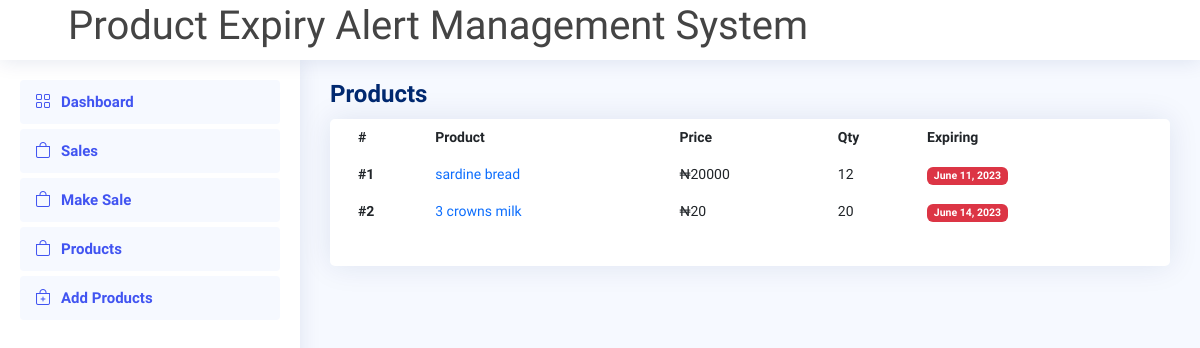
The app's page /inventory/, older data.
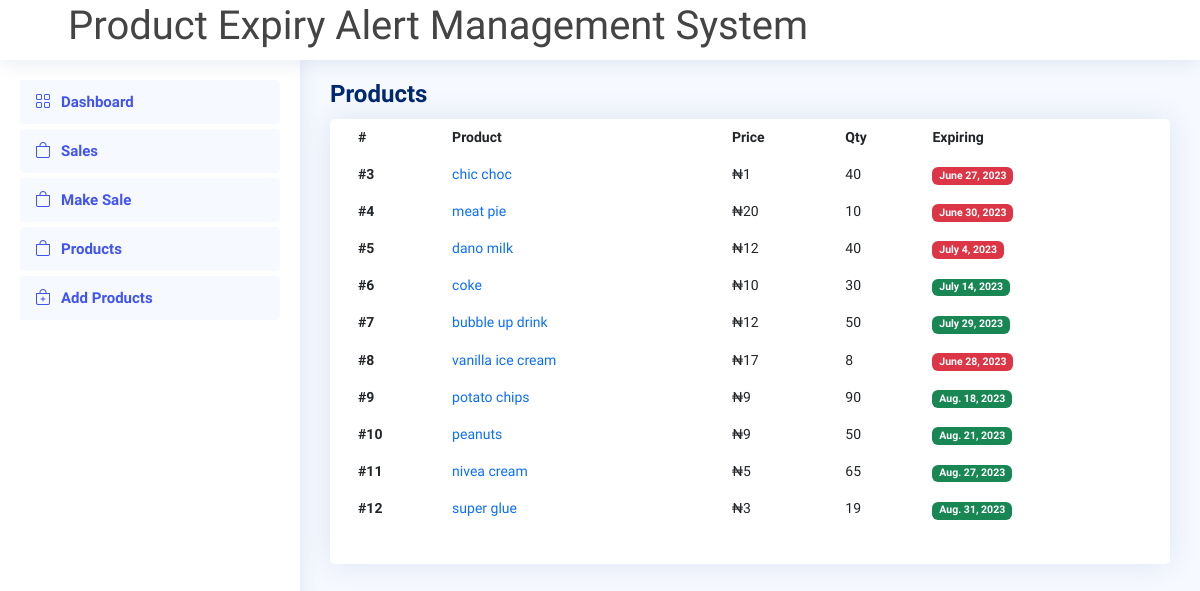
The same page, newer data.
### productManagement/models.py (models this page shows)
class Product(models.Model):
    category = models.ForeignKey(Category, on_delete=models.CASCADE)
    name = models.CharField(max_length=100)
    description = models.CharField(max_length=100)
    price = models.IntegerField()
    quantity = models.IntegerField()
    expiry_date = models.DateField(blank=True, editable=True)
    def __str__(self):
        return str(self.name)

### productManagement/views.py (the view)
# urls.py: path('inventory/', Inventory.as_view(), name='inventory'),
class Inventory(View):
    template_name = "inventory.html"
    def get(self, request):
        inventory = Product.objects.all()
        expired_products = []
        today = date.today()
        for product in inventory:
            if product.expiry_date < today:
                expired_products.append(product)
        data = {"products": list(inventory), 'expired_products': expired_products, "today_now": today}
        print(data)
        return render(request, self.template_name, context=data)

### templates/inventory.html (shortened to what this page needs)
{% extends "base.html" %}
{% block content %}
{% load tz %}
{% now "Y-m-d" as current_date %}
<header id="header" class="header fixed-top d-flex align-items-center">
    <h1 class="text-center p-5">Product Expiry Alert Management System</h1>
</header>
<aside id="sidebar" class="sidebar">
    <ul class="sidebar-nav" id="sidebar-nav">
        <li class="nav-item">
            <a class="nav-link " href="{% url 'index' %}">
                <i class="bi bi-grid"></i>
                <span>Dashboard</span>
            </a>
        </li>
        <li class="nav-item">
            <a class="nav-link " href="{% url 'sale' %}">
                <i class="bi bi-bag"></i>
                <span>Sales</span>
            </a>
        </li>
        <li class="nav-item">
            <a class="nav-link " href="{% url 'make-sale' %}">
                <i class="bi bi-bag"></i>
                <span>Make Sale</span>
            </a>
        </li>
        <li class="nav-item">
            <a class="nav-link " href="{% url 'inventory' %}">
                <i class="bi bi-bag"></i>
                <span>Products</span>
            </a>
        </li>
        <li class="nav-item">
            <a class="nav-link " href="{% url 'add-product' %}">
                <i class="bi bi-bag-plus"></i>
                <span>Add Products</span>
            </a>
        </li>
    </ul>
</aside>
<main id="main" class="main">
    <div class="pagetitle">
        <h1>Products</h1>
    </div>
    <section class="section dashboard">
        <div class="row">
            <div class="col-lg-12">
                <div class="row">
                    <div class="col-12">
                        <div class="card recent-sales overflow-auto">
                            <div class="card-body">
                                <table class="table table-borderless datatable">
                                    <thead>
                                    <tr>
                                        <th scope="col">#</th>
                                        <th scope="col">Product</th>
                                        <th scope="col">Price</th>
                                        <th scope="col">Qty</th>
                                        <th scope="col">Expiring</th>
                                    </tr>
                                    </thead>
                                    <tbody>
                                    {% for item in products %}
                                    <tr>
                                        <th scope="row">#{{item.pk}}</th>
                                        <td><a href="{%  url 'product_detail' product_id=item.pk %}"
                                               class="text-primary">{{item.name}}</a></td>
                                        <td>₦{{item.price}}</td>
                                        <td>{{item.quantity}}</td>
                                        <td>
                                             {% if item.expiry_date|date:"Y-m-d" > today_now|date:"Y-m-d" %}
                                            <span class="badge bg-success">{{item.expiry_date}}</span>
                                            {% else %}
                                            <span class="badge bg-danger">{{item.expiry_date}}</span>
                                            {% endif %}
                                        </td>
                                    </tr>
                                    {% endfor %}
                                    </tbody>
                                </table>
                            </div>
                        </div>
                    </div>
                </div>
            </div>
        </div>
    </section>
</main>
{% endblock %}

Row changes from the older to the newer data that the page shows:
removed Product: pk "1", name "sardine bread", price "20000", quantity "12", expiry_date "June 11, 2023"
removed Product: pk "2", name "3 crowns milk", price "20", quantity "20", expiry_date "June 14, 2023"
added Product: pk "3", name "chic choc", price "1", quantity "40", expiry_date "June 27, 2023"
added Product: pk "4", name "meat pie", price "20", quantity "10", expiry_date "June 30, 2023"
added Product: pk "5", name "dano milk", price "12", quantity "40", expiry_date "July 4, 2023"
added Product: pk "6", name "coke", price "10", quantity "30", expiry_date "July 14, 2023"
added Product: pk "7", name "bubble up drink", price "12", quantity "50", expiry_date "July 29, 2023"
added Product: pk "8", name "vanilla ice cream", price "17", quantity "8", expiry_date "June 28, 2023"
added Product: pk "9", name "potato chips", price "9", quantity "90", expiry_date "Aug. 18, 2023"
added Product: pk "10", name "peanuts", price "9", quantity "50", expiry_date "Aug. 21, 2023"
added Product: pk "11", name "nivea cream", price "5", quantity "65", expiry_date "Aug. 27, 2023"
added Product: pk "12", name "super glue", price "3", quantity "19", expiry_date "Aug. 31, 2023"
